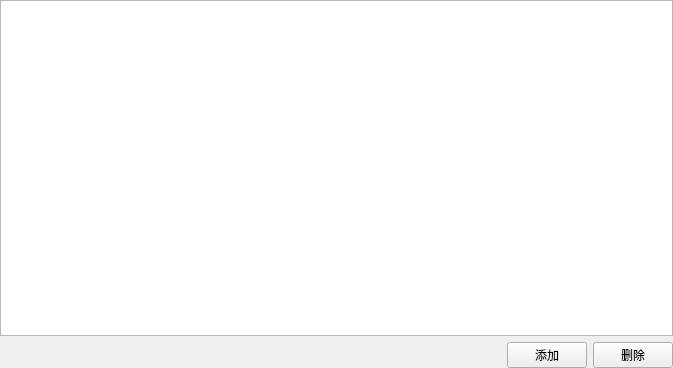
<?xml version="1.0" encoding="UTF-8"?>
<ui version="4.0">
 <class>JZParamEditor</class>
 <widget class="QWidget" name="JZParamEditor">
  <property name="geometry">
   <rect>
    <x>0</x>
    <y>0</y>
    <width>673</width>
    <height>368</height>
   </rect>
  </property>
  <property name="windowTitle">
   <string>Dialog</string>
  </property>
  <layout class="QVBoxLayout" name="verticalLayout">
   <property name="leftMargin">
    <number>0</number>
   </property>
   <property name="topMargin">
    <number>0</number>
   </property>
   <property name="rightMargin">
    <number>0</number>
   </property>
   <property name="bottomMargin">
    <number>0</number>
   </property>
   <item>
    <widget class="QTableWidget" name="tableWidget"/>
   </item>
   <item>
    <widget class="QWidget" name="widget" native="true">
     <layout class="QHBoxLayout" name="horizontalLayout_2">
      <property name="leftMargin">
       <number>0</number>
      </property>
      <property name="topMargin">
       <number>0</number>
      </property>
      <property name="rightMargin">
       <number>0</number>
      </property>
      <property name="bottomMargin">
       <number>0</number>
      </property>
      <item>
       <spacer name="horizontalSpacer">
        <property name="orientation">
         <enum>Qt::Horizontal</enum>
        </property>
        <property name="sizeHint" stdset="0">
         <size>
          <width>40</width>
          <height>20</height>
         </size>
        </property>
       </spacer>
      </item>
      <item>
       <widget class="QPushButton" name="btnAdd">
        <property name="text">
         <string>添加</string>
        </property>
        <property name="autoDefault">
         <bool>false</bool>
        </property>
       </widget>
      </item>
      <item>
       <widget class="QPushButton" name="btnRemove">
        <property name="text">
         <string>删除</string>
        </property>
        <property name="autoDefault">
         <bool>false</bool>
        </property>
       </widget>
      </item>
     </layout>
    </widget>
   </item>
  </layout>
 </widget>
 <resources/>
 <connections/>
</ui>
